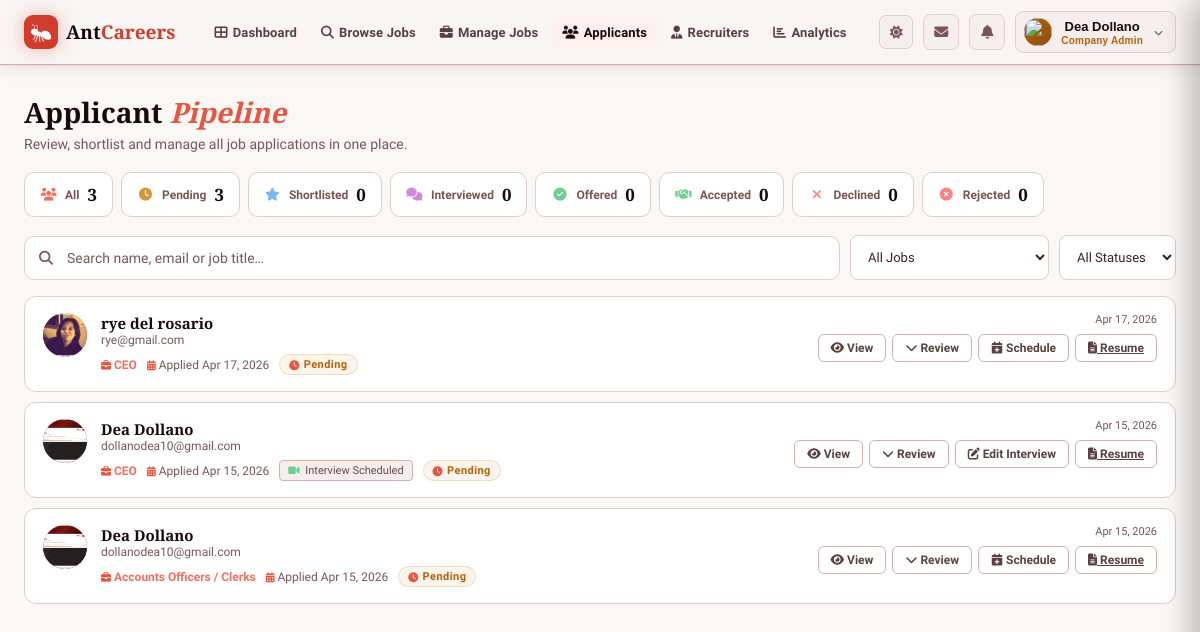
Screenshot of /employer/employer_applicants.php (signed in) with the database file from the repository.
### tables this page shows
CREATE TABLE `applications` (
  `id` int(10) UNSIGNED NOT NULL,
  `job_id` int(10) UNSIGNED NOT NULL,
  `seeker_id` int(10) UNSIGNED NOT NULL,
  `cover_letter` text DEFAULT NULL,
  `resume_url` varchar(500) DEFAULT NULL,
  `status` enum('Pending','Reviewed','Shortlisted','Interviewed','Rejected','Offered','Accepted','Declined') NOT NULL DEFAULT 'Pending',
  `employer_notes` text DEFAULT NULL,
  `applied_at` datetime NOT NULL DEFAULT current_timestamp(),
  `reviewed_at` datetime DEFAULT NULL,
  `updated_at` datetime NOT NULL DEFAULT current_timestamp() ON UPDATE current_timestamp()
);

CREATE TABLE `users` (
  `id` int(10) UNSIGNED NOT NULL,
  `email` varchar(255) NOT NULL,
  `password_hash` varchar(255) NOT NULL,
  `full_name` varchar(150) DEFAULT NULL,
  `account_type` enum('seeker','employer','admin','recruiter') NOT NULL DEFAULT 'seeker',
  `is_verified` tinyint(1) NOT NULL DEFAULT 0,
  `is_active` tinyint(1) NOT NULL DEFAULT 1,
  `must_change_password` tinyint(1) NOT NULL DEFAULT 0,
  `contact` varchar(30) DEFAULT NULL,
  `company_name` varchar(150) DEFAULT NULL,
  `avatar_url` varchar(500) DEFAULT NULL,
  `last_login_at` datetime DEFAULT NULL,
  `created_at` datetime NOT NULL DEFAULT current_timestamp(),
  `updated_at` datetime NOT NULL DEFAULT current_timestamp() ON UPDATE current_timestamp()
);

CREATE TABLE `jobs` (
  `id` int(10) UNSIGNED NOT NULL,
  `employer_id` int(10) UNSIGNED NOT NULL,
  `recruiter_id` int(10) UNSIGNED DEFAULT NULL,
  `title` varchar(200) NOT NULL,
  `description` text DEFAULT NULL,
  `requirements` text DEFAULT NULL,
  `location` varchar(200) DEFAULT NULL,
  `job_type` enum('Full-time','Part-time','Contract','Freelance','Internship','Remote') NOT NULL DEFAULT 'Full-time',
  `setup` enum('On-site','Remote','Hybrid') NOT NULL DEFAULT 'On-site',
  `status` enum('Active','Closed','Draft') NOT NULL DEFAULT 'Active',
  `approval_status` enum('pending','approved','rejected') NOT NULL DEFAULT 'pending',
  `deadline` date DEFAULT NULL,
  `salary_min` decimal(10,2) DEFAULT NULL,
  `salary_max` decimal(10,2) DEFAULT NULL,
  `salary_currency` varchar(10) DEFAULT 'PHP',
  `industry` varchar(100) DEFAULT NULL,
  `experience_level` enum('Entry','Junior','Mid','Senior','Lead','Executive') DEFAULT NULL,
  `skills_required` text DEFAULT NULL,
  `created_at` datetime NOT NULL DEFAULT current_timestamp(),
  `updated_at` datetime NOT NULL DEFAULT current_timestamp() ON UPDATE current_timestamp()
);

### employer/employer_applicants.php (the view, shortened to what this page needs)
<?php
$uid          = (int)$_SESSION['user_id'];
$applicants   = [];
$sCounts      = ['Pending'=>0,'Reviewed'=>0,'Shortlisted'=>0,'Interviewed'=>0,'Rejected'=>0,'Offered'=>0,'Accepted'=>0,'Declined'=>0];
$total        = 0;
try {
    $db = getDB();
    try {
        $db->prepare("
            UPDATE interview_schedules
            SET status='Cancelled', updated_at=NOW()
            WHERE employer_id=? AND status='Scheduled'
              AND id NOT IN (
                SELECT keep_id FROM (
                    SELECT MAX(id) AS keep_id FROM interview_schedules
                    WHERE employer_id=? AND status='Scheduled'
                    GROUP BY application_id
                ) AS keep_tbl
              )
        ")->execute([$uid, $uid]);
    } catch (PDOException $ignore) {}
    $sc = $db->prepare("SELECT a.status,COUNT(*) AS c FROM applications a JOIN jobs j ON j.id=a.job_id WHERE j.employer_id=? GROUP BY a.status");
    $sc->execute([$uid]);
    foreach ($sc->fetchAll(PDO::FETCH_ASSOC) as $r) {
        if (isset($sCounts[$r['status']])) $sCounts[$r['status']] = (int)$r['c'];
    }
    $total = array_sum($sCounts);
    $st=$db->prepare("SELECT a.id AS app_id,a.status,a.cover_letter,a.resume_url,a.applied_at,a.reviewed_at,a.employer_notes,u.id AS seeker_id,u.full_name AS seeker_name,u.email AS seeker_email,u.avatar_url AS seeker_avatar,j.id AS job_id,j.title AS job_title,j.job_type,j.setup,j.location AS job_location,sr.file_path AS resume_path,(SELECT COUNT(*) FROM interview_schedules i WHERE i.application_id=a.id AND i.status='Scheduled') AS has_interview,iv_cur.interview_type AS iv_type,iv_cur.scheduled_at AS iv_date,iv_cur.meeting_link AS iv_link,iv_cur.location AS iv_location,iv_cur.venue_name AS iv_venue,iv_cur.full_address AS iv_address,iv_cur.map_link AS iv_map,iv_cur.phone_number AS iv_phone,iv_cur.contact_person AS iv_contact,iv_cur.notes AS iv_notes FROM applications a JOIN jobs j ON j.id=a.job_id JOIN users u ON u.id=a.seeker_id LEFT JOIN seeker_resumes sr ON sr.user_id=u.id AND sr.is_active=1 LEFT JOIN interview_schedules iv_cur ON iv_cur.application_id=a.id AND iv_cur.status='Scheduled' WHERE j.employer_id=? GROUP BY a.id ORDER BY FIELD(a.status,'Pending','Reviewed','Shortlisted','Offered','Rejected'),a.applied_at DESC");
    $st->execute([$uid]);
    $applicants=$st->fetchAll(PDO::FETCH_ASSOC);
} catch(Exception $e) {
    $dbErr=true;
    error_log('[AntCareers] applicants fetch: '.$e->getMessage());
}
$smeta=['Pending'=>['c'=>'amber','i'=>'fa-clock'],'Reviewed'=>['c'=>'blue','i'=>'fa-eye'],'Shortlisted'=>['c'=>'green','i'=>'fa-star'],'Interviewed'=>['c'=>'blue','i'=>'fa-video'],'Rejected'=>['c'=>'red','i'=>'fa-times-circle'],'Offered'=>['c'=>'purple','i'=>'fa-check-circle'],'Accepted'=>['c'=>'green','i'=>'fa-handshake'],'Declined'=>['c'=>'red','i'=>'fa-times']];
?>
<!DOCTYPE html>
<html lang="en">
<head>
  <link rel="stylesheet" href="https://cdnjs.cloudflare.com/ajax/libs/font-awesome/6.4.0/css/all.min.css">
</head>
<body>
<?php require_once dirname(__DIR__) . '/includes/navbar_employer.php'; ?>
<div class="page-shell">
  <h1 class="page-title">Applicant <span>Pipeline</span></h1>
  <p class="page-sub">Review, shortlist and manage all job applications in one place.</p>
  <div class="stats-row" id="statsRow">
    <div class="stat-pill active" data-filter="">
      <i class="fas fa-users sp-icon" style="color:var(--red-pale)"></i>
      <span class="sp-label">All</span>
      <span class="sp-count" id="cnt-all"><?= $total ?></span>
    </div>
    <div class="stat-pill" data-filter="Pending">
      <i class="fas fa-clock sp-icon" style="color:#D4943A"></i>
      <span class="sp-label">Pending</span>
      <span class="sp-count" id="cnt-Pending"><?= $sCounts['Pending'] ?></span>
    </div>
    <div class="stat-pill" data-filter="Shortlisted">
      <i class="fas fa-star sp-icon" style="color:#7ab8f0"></i>
      <span class="sp-label">Shortlisted</span>
      <span class="sp-count" id="cnt-Shortlisted"><?= $sCounts['Shortlisted'] ?></span>
    </div>
    <div class="stat-pill" data-filter="Interviewed">
      <i class="fas fa-comments sp-icon" style="color:#cf8ae0"></i>
      <span class="sp-label">Interviewed</span>
      <span class="sp-count" id="cnt-Interviewed"><?= $sCounts['Interviewed'] ?></span>
    </div>
    <div class="stat-pill" data-filter="Offered">
      <i class="fas fa-check-circle sp-icon" style="color:#6ccf8a"></i>
      <span class="sp-label">Offered</span>
      <span class="sp-count" id="cnt-Offered"><?= $sCounts['Offered'] ?></span>
    </div>
    <div class="stat-pill" data-filter="Accepted">
      <i class="fas fa-handshake sp-icon" style="color:#6ccf8a"></i>
      <span class="sp-label">Accepted</span>
      <span class="sp-count" id="cnt-Accepted"><?= $sCounts['Accepted'] ?></span>
    </div>
    <div class="stat-pill" data-filter="Declined">
      <i class="fas fa-times sp-icon" style="color:#ff8080"></i>
      <span class="sp-label">Declined</span>
      <span class="sp-count" id="cnt-Declined"><?= $sCounts['Declined'] ?></span>
    </div>
    <div class="stat-pill" data-filter="Rejected">
      <i class="fas fa-times-circle sp-icon" style="color:#ff8080"></i>
      <span class="sp-label">Rejected</span>
      <span class="sp-count" id="cnt-Rejected"><?= $sCounts['Rejected'] ?></span>
    </div>
  </div>
  <div class="toolbar">
    <div class="search-bar">
      <i class="fas fa-search si"></i>
      <input type="text" id="searchInput" placeholder="Search name, email or job title…">
    </div>
    <select class="fsel" id="filterJob">
      <option value="">All Jobs</option>
    </select>
    <select class="fsel" id="filterStatus">
      <option value="">All Statuses</option>
    </select>
  </div>
  <div class="app-list" id="appList">
  <?php foreach($applicants as $a):
    $ini=strtoupper(substr($a['seeker_name'],0,1));
    $sm=$smeta[$a['status']]??['c'=>'muted','i'=>'fa-circle'];
    $dA=date('M j, Y',strtotime($a['applied_at']));
  ?>
  <div class="app-card" id="card-<?=$a['app_id']?>" data-status="<?=htmlspecialchars($a['status'])?>" data-job="<?=$a['job_id']?>" data-name="<?=htmlspecialchars(strtolower($a['seeker_name']))?>" data-email="<?=htmlspecialchars(strtolower($a['seeker_email']))?>" data-jobtitle="<?=htmlspecialchars(strtolower($a['job_title']))?>">
    <div class="app-main">
      <a href="employer_view_applicant.php?id=<?=$a['seeker_id']?>" class="app-avatar" style="text-decoration:none;color:#fff;"><?php if(!empty($a['seeker_avatar'])):?><img src="../<?=htmlspecialchars($a['seeker_avatar'])?>" alt=""><?php else:?><?=htmlspecialchars($ini)?><?php endif;?></a>
      <div class="app-info">
        <a href="javascript:void(0)" onclick="viewApplicant(<?=$a['app_id']?>)" class="app-name" style="text-decoration:none;color:inherit;"><?=htmlspecialchars($a['seeker_name'])?></a>
        <div class="app-email"><?=htmlspecialchars($a['seeker_email'])?></div>
        <div class="app-meta">
          <span><i class="fas fa-briefcase"></i> <span class="app-job"><?=htmlspecialchars($a['job_title'])?></span></span>
          <span><i class="fas fa-calendar-alt"></i> Applied <?=$dA?></span>
          <?php if($a['has_interview']):?><span class="chip"><i class="fas fa-video" style="color:#6ccf8a;margin-right:3px"></i> Interview Scheduled</span><?php endif;?>
          <span class="sbadge <?=$sm['c']?>" id="badge-<?=$a['app_id']?>"><i class="fas <?=$sm['i']?>"></i> <?=$a['status']?></span>
        </div>
      </div>
      <div class="app-right">
        <span class="app-date"><?=$dA?></span>
        <div class="app-actions">
          <button class="btn" onclick="viewApplicant(<?=$a['app_id']?>)"><i class="fas fa-eye"></i> View</button>
          <button class="btn" onclick="toggleExp(<?=$a['app_id']?>)"><i class="fas fa-chevron-down" id="chev-<?=$a['app_id']?>"></i> Review</button>
          <button class="btn amb" onclick="openInterview(<?=$a['app_id']?>,'<?=htmlspecialchars($a['seeker_name'],ENT_QUOTES)?>',<?=htmlspecialchars(json_encode($a['has_interview'] ? ['type'=>$a['iv_type']??'','date'=>$a['iv_date']??'','link'=>$a['iv_link']??'','venue'=>$a['iv_venue']??'','address'=>$a['iv_address']??'','map'=>$a['iv_map']??'','phone'=>$a['iv_phone']??'','contact'=>$a['iv_contact']??'','notes'=>$a['iv_notes']??''] : null),ENT_QUOTES,'UTF-8')?>)"><i class="fas <?=$a['has_interview']?'fa-edit':'fa-calendar-plus'?>"></i> <?=$a['has_interview']?'Edit Interview':'Schedule'?></button>
          <?php $resumeHref=$a['resume_path']?:$a['resume_url']?:''; if($resumeHref):$resumeHref=(strpos($resumeHref,'http')===0||strpos($resumeHref,'../')===0)?$resumeHref:'../'.$resumeHref;?><a href="<?=htmlspecialchars($resumeHref)?>" target="_blank" class="btn"><i class="fas fa-file-alt"></i> Resume</a><?php endif;?>
        </div>
      </div>
    </div>
  </div>
  <?php endforeach;?>
  </div>
</div>
</body>
</html>

### rows the page displays
applications: id "3", seeker.avatar_url (picture), seeker.full_name "Dea Dollano", seeker.email "dollanodea10@gmail.com", job.title "Accounts Officers / Clerks", applied_at "Apr 15, 2026", status "Pending", shows "Schedule"
applications: seeker.avatar_url (picture), seeker.full_name "rye del rosario", seeker.email "rye@gmail.com", job.title "CEO", applied_at "Apr 17, 2026", status "Pending", shows "Schedule"
applications: seeker.avatar_url (picture), seeker.full_name "Dea Dollano", seeker.email "dollanodea10@gmail.com", job.title "CEO", applied_at "Apr 15, 2026", shows "Interview Scheduled", status "Pending", shows "Edit Interview"

### other values shown
$fullName "Dea Dollano"
$_roleLabel "Company Admin"
$total "3"
$sCounts['Shortlisted'] "0"
$sCounts['Interviewed'] "0"
$sCounts['Offered'] "0"
$sCounts['Accepted'] "0"
$sCounts['Declined'] "0"
$sCounts['Rejected'] "0"
